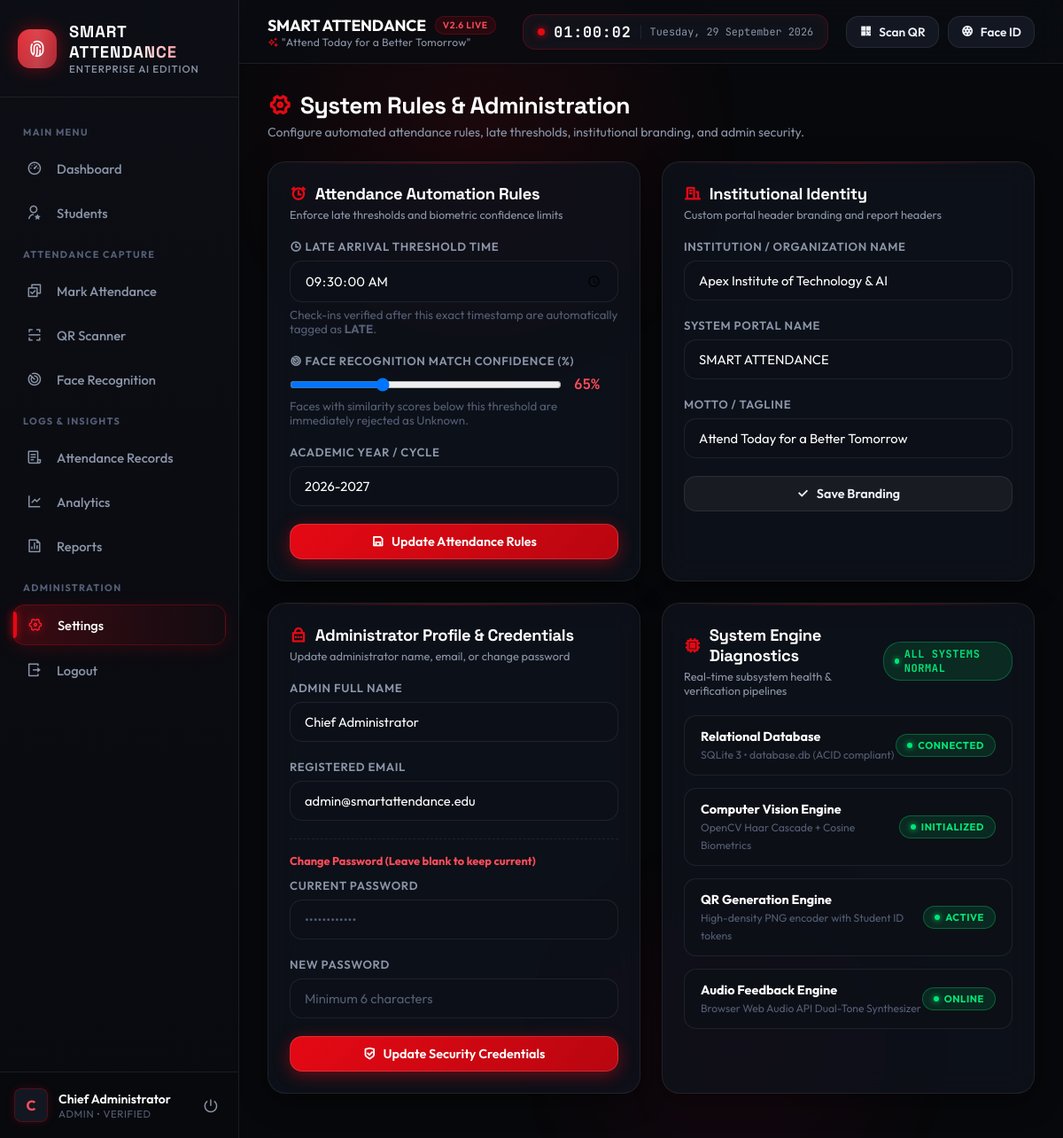
The app's page /settings (signed in) with its own data.
### tables this page shows
CREATE TABLE users (
            id INTEGER PRIMARY KEY AUTOINCREMENT,
            username TEXT UNIQUE NOT NULL,
            password_hash TEXT NOT NULL,
            role TEXT DEFAULT 'Admin',
            name TEXT NOT NULL,
            email TEXT UNIQUE NOT NULL,
            created_at TIMESTAMP DEFAULT CURRENT_TIMESTAMP
        );

CREATE TABLE settings (
            key TEXT PRIMARY KEY,
            value TEXT NOT NULL
        );

### app.py (the view)
@app.route('/settings')
@login_required
def settings_page():
    current_settings = get_settings()
    return render_template('settings.html', settings=current_settings)

### app.py (called while the page is built)
def login_required(f):
    @wraps(f)
    def decorated_function(*args, **kwargs):
        if 'user_id' not in session:
            flash('Please log in to access this page.', 'warning')
            return redirect(url_for('login'))
        return f(*args, **kwargs)
    return decorated_function

@app.context_processor
def inject_global_data():
    settings = get_settings()
    current_user = None
    if 'user_id' in session:
        current_user = get_user_by_id(session['user_id'])
    return {
        'settings': settings,
        'current_user': current_user,
        'current_time': datetime.now().strftime('%H:%M:%S'),
        'current_date': date.today().strftime('%A, %d %B %Y')
    }

### utils/database.py (called while the page is built)
def get_db_connection():
    conn = sqlite3.connect(DB_PATH)
    conn.row_factory = sqlite3.Row
    conn.execute("PRAGMA foreign_keys = ON")
    return conn

def get_user_by_id(user_id):
    conn = get_db_connection()
    user = conn.execute("SELECT * FROM users WHERE id = ?", (user_id,)).fetchone()
    conn.close()
    return user

def get_settings():
    conn = get_db_connection()
    rows = conn.execute("SELECT key, value FROM settings").fetchall()
    conn.close()
    return {row['key']: row['value'] for row in rows}

### templates/settings.html (shortened to what this page needs)
{% extends "base.html" %}
{% block content %}
<div class="dashboard-header-row" style="display: flex; justify-content: space-between; align-items: flex-end; margin-bottom: 24px; flex-wrap: wrap; gap: 16px;">
  <div>
    <h2 style="font-size: 1.65rem; font-weight: 800; color: #fff; display: flex; align-items: center; gap: 10px;">
      <i class="ri-settings-4-line" style="color: var(--primary-red);"></i>
      <span>System Rules & Administration</span>
    </h2>
    <p style="color: var(--text-muted); font-size: 0.88rem; margin-top: 4px;">
      Configure automated attendance rules, late thresholds, institutional branding, and admin security.
    </p>
  </div>
</div>
<div style="display: grid; grid-template-columns: 1fr 1fr; gap: 24px;">
  <div class="glass-card">
    <div class="card-title-row">
      <div>
        <h3 class="card-title">
          <i class="ri-alarm-line"></i> Attendance Automation Rules
        </h3>
        <p class="card-subtitle">Enforce late thresholds and biometric confidence limits</p>
      </div>
    </div>
    <form id="attendanceRulesForm" onsubmit="saveAttendanceSettings(event)">
      <div class="form-group">
        <label class="form-label">
          <i class="ri-time-line"></i> Late Arrival Threshold Time
        </label>
        <input type="time" step="1" name="late_threshold" class="form-control font-mono" value="{{ settings.get('late_threshold', '09:30:00') }}" required>
        <small style="color: var(--text-dim); display: block; margin-top: 6px;">
          Check-ins verified after this exact timestamp are automatically tagged as <strong>LATE</strong>.
        </small>
      </div>
      <div class="form-group">
        <label class="form-label">
          <i class="ri-scan-2-line"></i> Face Recognition Match Confidence (%)
        </label>
        <div style="display: flex; align-items: center; gap: 14px;">
          <input type="range" name="face_confidence_threshold" min="50" max="95" value="{{ settings.get('face_confidence_threshold', '65') }}" class="form-control" style="padding: 0;" oninput="document.getElementById('confVal').textContent = this.value + '%'">
          <span id="confVal" class="font-mono" style="font-weight: 700; color: var(--neon-coral); min-width: 50px;">{{ settings.get('face_confidence_threshold', '65') }}%</span>
        </div>
        <small style="color: var(--text-dim); display: block; margin-top: 6px;">
          Faces with similarity scores below this threshold are immediately rejected as Unknown.
        </small>
      </div>
      <div class="form-group">
        <label class="form-label">Academic Year / Cycle</label>
        <input type="text" name="academic_year" class="form-control font-mono" value="{{ settings.get('academic_year', '2026-2027') }}" required>
      </div>
      <button type="submit" class="btn btn-primary" style="width: 100%;">
        <i class="ri-save-line"></i> Update Attendance Rules
      </button>
    </form>
  </div>
  <div class="glass-card">
    <div class="card-title-row">
      <div>
        <h3 class="card-title">
          <i class="ri-building-line"></i> Institutional Identity
        </h3>
        <p class="card-subtitle">Custom portal header branding and report headers</p>
      </div>
    </div>
    <form id="brandingForm" onsubmit="saveBrandingSettings(event)">
      <div class="form-group">
        <label class="form-label">Institution / Organization Name</label>
        <input type="text" name="institution_name" class="form-control" value="{{ settings.get('institution_name', 'Apex Institute of Technology & AI') }}" required>
      </div>
      <div class="form-group">
        <label class="form-label">System Portal Name</label>
        <input type="text" name="system_title" class="form-control" value="{{ settings.get('system_title', 'SMART ATTENDANCE') }}" required>
      </div>
      <div class="form-group">
        <label class="form-label">Motto / Tagline</label>
        <input type="text" name="tagline" class="form-control" value="{{ settings.get('tagline', 'Attend Today for a Better Tomorrow') }}" required>
      </div>
      <button type="submit" class="btn btn-secondary" style="width: 100%;">
        <i class="ri-check-line"></i> Save Branding
      </button>
    </form>
  </div>
  <div class="glass-card">
    <div class="card-title-row">
      <div>
        <h3 class="card-title">
          <i class="ri-lock-password-line"></i> Administrator Profile & Credentials
        </h3>
        <p class="card-subtitle">Update administrator name, email, or change password</p>
      </div>
    </div>
    <form id="profileForm" onsubmit="saveAdminProfile(event)">
      <div class="form-group">
        <label class="form-label">Admin Full Name</label>
        <input type="text" id="prof_name" name="name" class="form-control" value="{{ current_user.name if current_user else 'Chief Administrator' }}" required>
      </div>
      <div class="form-group">
        <label class="form-label">Registered Email</label>
        <input type="email" id="prof_email" name="email" class="form-control" value="{{ current_user.email if current_user else 'admin@smartattendance.edu' }}" required>
      </div>
      <div style="border-top: 1px dashed var(--border-subtle); padding-top: 16px; margin-top: 16px;">
        <span style="font-size: 0.8rem; font-weight: 700; color: var(--neon-coral); display: block; margin-bottom: 12px;">
          Change Password (Leave blank to keep current)
        </span>
        <div class="form-group">
          <label class="form-label">Current Password</label>
          <input type="password" id="prof_curr_pass" name="current_password" class="form-control" placeholder="••••••••••••">
        </div>
        <div class="form-group">
          <label class="form-label">New Password</label>
          <input type="password" id="prof_new_pass" name="new_password" class="form-control" placeholder="Minimum 6 characters">
        </div>
      </div>
      <button type="submit" class="btn btn-primary" style="width: 100%;">
        <i class="ri-shield-check-line"></i> Update Security Credentials
      </button>
    </form>
  </div>
  <div class="glass-card">
    <div class="card-title-row">
      <div>
        <h3 class="card-title">
          <i class="ri-cpu-line"></i> System Engine Diagnostics
        </h3>
        <p class="card-subtitle">Real-time subsystem health & verification pipelines</p>
      </div>
      <span class="badge-status Present font-mono">ALL SYSTEMS NORMAL</span>
    </div>
    <div style="display: flex; flex-direction: column; gap: 14px;">
      <div style="background: rgba(13, 16, 24, 0.7); padding: 14px 18px; border-radius: var(--radius-md); border: 1px solid var(--border-subtle); display: flex; justify-content: space-between; align-items: center;">
        <div>
          <strong style="color: #fff; display: block; font-size: 0.9rem;">Relational Database</strong>
          <span style="color: var(--text-dim); font-size: 0.76rem;">SQLite 3 • database.db (ACID compliant)</span>
        </div>
        <span class="badge-status Present" style="font-size: 0.7rem;">Connected</span>
      </div>
      <div style="background: rgba(13, 16, 24, 0.7); padding: 14px 18px; border-radius: var(--radius-md); border: 1px solid var(--border-subtle); display: flex; justify-content: space-between; align-items: center;">
        <div>
          <strong style="color: #fff; display: block; font-size: 0.9rem;">Computer Vision Engine</strong>
          <span style="color: var(--text-dim); font-size: 0.76rem;">OpenCV Haar Cascade + Cosine Biometrics</span>
        </div>
        <span class="badge-status Present" style="font-size: 0.7rem;">Initialized</span>
      </div>
      <div style="background: rgba(13, 16, 24, 0.7); padding: 14px 18px; border-radius: var(--radius-md); border: 1px solid var(--border-subtle); display: flex; justify-content: space-between; align-items: center;">
        <div>
          <strong style="color: #fff; display: block; font-size: 0.9rem;">QR Generation Engine</strong>
          <span style="color: var(--text-dim); font-size: 0.76rem;">High-density PNG encoder with Student ID tokens</span>
        </div>
        <span class="badge-status Present" style="font-size: 0.7rem;">Active</span>
      </div>
      <div style="background: rgba(13, 16, 24, 0.7); padding: 14px 18px; border-radius: var(--radius-md); border: 1px solid var(--border-subtle); display: flex; justify-content: space-between; align-items: center;">
        <div>
          <strong style="color: #fff; display: block; font-size: 0.9rem;">Audio Feedback Engine</strong>
          <span style="color: var(--text-dim); font-size: 0.76rem;">Browser Web Audio API Dual-Tone Synthesizer</span>
        </div>
        <span class="badge-status Present" style="font-size: 0.7rem;">Online</span>
      </div>
    </div>
  </div>
</div>
{% endblock %}

### templates/base.html (shortened to what this page needs)
<!DOCTYPE html>
<html lang="en">
<head>
  <link href="https://cdn.jsdelivr.net/npm/remixicon@4.2.0/fonts/remixicon.css" rel="stylesheet" />
  <link rel="stylesheet" href="{{ url_for('static', filename='css/style.css') }}">
</head>
<body>
<div class="app-container">
  <aside class="sidebar">
    <div class="sidebar-header">
      <div class="brand-icon">
        <i class="ri-fingerprint-2-line"></i>
      </div>
      <div class="brand-text">
        <h1>SMART ATTENDANCE</h1>
        <p>Enterprise AI Edition</p>
      </div>
    </div>
    <nav class="sidebar-nav">
      <span class="nav-section-title">Main Menu</span>
      <a href="{{ url_for('dashboard') }}" class="nav-item {% if request.endpoint == 'dashboard' %}active{% endif %}">
        <i class="ri-dashboard-3-line"></i>
        <span>Dashboard</span>
      </a>
      <a href="{{ url_for('students') }}" class="nav-item {% if request.endpoint == 'students' %}active{% endif %}">
        <i class="ri-user-star-line"></i>
        <span>Students</span>
      </a>
      <span class="nav-section-title">Attendance Capture</span>
      <a href="{{ url_for('attendance') }}" class="nav-item {% if request.endpoint == 'attendance' %}active{% endif %}">
        <i class="ri-checkbox-multiple-line"></i>
        <span>Mark Attendance</span>
      </a>
      <a href="{{ url_for('qr_scanner') }}" class="nav-item {% if request.endpoint == 'qr_scanner' %}active{% endif %}">
        <i class="ri-qr-scan-2-line"></i>
        <span>QR Scanner</span>
      </a>
      <a href="{{ url_for('face_recognition_page') }}" class="nav-item {% if request.endpoint == 'face_recognition_page' %}active{% endif %}">
        <i class="ri-scan-2-line"></i>
        <span>Face Recognition</span>
      </a>
      <span class="nav-section-title">Logs & Insights</span>
      <a href="{{ url_for('records') }}" class="nav-item {% if request.endpoint == 'records' %}active{% endif %}">
        <i class="ri-file-list-3-line"></i>
        <span>Attendance Records</span>
      </a>
      <a href="{{ url_for('analytics') }}" class="nav-item {% if request.endpoint == 'analytics' %}active{% endif %}">
        <i class="ri-line-chart-line"></i>
        <span>Analytics</span>
      </a>
      <a href="{{ url_for('reports') }}" class="nav-item {% if request.endpoint == 'reports' %}active{% endif %}">
        <i class="ri-file-chart-line"></i>
        <span>Reports</span>
      </a>
      <span class="nav-section-title">Administration</span>
      <a href="{{ url_for('settings_page') }}" class="nav-item {% if request.endpoint == 'settings_page' %}active{% endif %}">
        <i class="ri-settings-4-line"></i>
        <span>Settings</span>
      </a>
      <a href="{{ url_for('logout') }}" class="nav-item">
        <i class="ri-logout-box-r-line"></i>
        <span>Logout</span>
      </a>
    </nav>
    <div class="sidebar-footer">
      <div class="user-mini-card">
        <div class="user-avatar">
          {{ session.get('name', 'Admin')[0] | upper }}
        </div>
        <div class="user-info">
          <div class="user-name">{{ session.get('name', 'Administrator') }}</div>
          <div class="user-role">{{ session.get('role', 'Faculty') }} • Verified</div>
        </div>
        <a href="{{ url_for('logout') }}" class="logout-link" title="Sign Out">
          <i class="ri-shut-down-line"></i>
        </a>
      </div>
    </div>
  </aside>
  <main class="main-wrapper">
    <header class="app-header">
      <div class="header-left">
        <div class="header-tagline">
          <div class="header-title">
            <span>SMART ATTENDANCE</span>
            <span class="system-badge">v2.6 LIVE</span>
          </div>
          <div class="header-subtitle">
            <i class="ri-sparkling-2-line" style="color: var(--primary-red);"></i> "Attend Today for a Better Tomorrow"
          </div>
        </div>
      </div>
      <div class="header-right">
        <div class="live-clock-badge font-mono">
          <div class="live-pulse"></div>
          <div class="clock-time" id="liveClockTime">{{ current_time }}</div>
          <div class="clock-date">{{ current_date }}</div>
        </div>
        <div class="header-actions">
          <a href="{{ url_for('qr_scanner') }}" class="btn-header-action" title="Quick QR Scan">
            <i class="ri-qr-code-line"></i>
            <span>Scan QR</span>
          </a>
          <a href="{{ url_for('face_recognition_page') }}" class="btn-header-action" title="Open Face Recognition">
            <i class="ri-camera-lens-line"></i>
            <span>Face ID</span>
          </a>
        </div>
      </div>
    </header>
    <section class="content-body">
      {% block content %}{% endblock %}
    </section>
  </main>
</div>
</body>
</html>

### records on screen
users: get "Chief Administrator", name "Chief Administrator", email "admin@smartattendance.edu"
settings: late_threshold "09:30:00"
settings: face_confidence_threshold "65", get "65"
settings: academic_year "2026-2027"
settings: institution_name "Apex Institute of Technology & AI"
settings: system_title "SMART ATTENDANCE"
settings: tagline "Attend Today for a Better Tomorrow"

### other values on screen
{{ session.get('name', 'Admin')[0] | upper }} "C"
{{ session.get('role', 'Faculty') }} "ADMIN"
